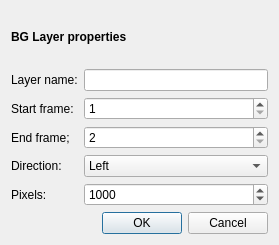
<?xml version="1.0" encoding="UTF-8"?>
<ui version="4.0">
 <class>BG_LayerPropertiesDialog</class>
 <widget class="QDialog" name="BG_LayerPropertiesDialog">
  <property name="geometry">
   <rect>
    <x>0</x>
    <y>0</y>
    <width>279</width>
    <height>245</height>
   </rect>
  </property>
  <property name="windowTitle">
   <string>Dialog</string>
  </property>
  <layout class="QVBoxLayout" name="verticalLayout">
   <item>
    <widget class="QLabel" name="label">
     <property name="font">
      <font>
       <bold>true</bold>
      </font>
     </property>
     <property name="text">
      <string>BG Layer properties</string>
     </property>
    </widget>
   </item>
   <item>
    <layout class="QGridLayout" name="gridLayout">
     <item row="0" column="0">
      <widget class="QLabel" name="labLayerName">
       <property name="text">
        <string>Layer name:</string>
       </property>
      </widget>
     </item>
     <item row="0" column="1">
      <widget class="QLineEdit" name="leLayerName"/>
     </item>
     <item row="1" column="0">
      <widget class="QLabel" name="labStartFrame">
       <property name="text">
        <string>Start frame:</string>
       </property>
      </widget>
     </item>
     <item row="1" column="1">
      <widget class="QSpinBox" name="spinBoxStartFrame">
       <property name="minimum">
        <number>1</number>
       </property>
       <property name="maximum">
        <number>9999</number>
       </property>
      </widget>
     </item>
     <item row="2" column="0">
      <widget class="QLabel" name="labEndFrame">
       <property name="text">
        <string>End frame;</string>
       </property>
      </widget>
     </item>
     <item row="2" column="1">
      <widget class="QSpinBox" name="spinBoxEndFrame">
       <property name="minimum">
        <number>2</number>
       </property>
       <property name="maximum">
        <number>9999</number>
       </property>
      </widget>
     </item>
     <item row="3" column="0">
      <widget class="QLabel" name="labDirection">
       <property name="text">
        <string>Direction:</string>
       </property>
      </widget>
     </item>
     <item row="3" column="1">
      <widget class="QComboBox" name="comboBoxDirection">
       <item>
        <property name="text">
         <string>Left</string>
        </property>
       </item>
       <item>
        <property name="text">
         <string>Right</string>
        </property>
       </item>
       <item>
        <property name="text">
         <string>Up</string>
        </property>
       </item>
       <item>
        <property name="text">
         <string>Down</string>
        </property>
       </item>
      </widget>
     </item>
     <item row="4" column="0">
      <widget class="QLabel" name="labPixels">
       <property name="text">
        <string>Pixels:</string>
       </property>
      </widget>
     </item>
     <item row="4" column="1">
      <widget class="QSpinBox" name="spinBoxPixels">
       <property name="minimum">
        <number>1</number>
       </property>
       <property name="maximum">
        <number>99999</number>
       </property>
       <property name="value">
        <number>1000</number>
       </property>
      </widget>
     </item>
    </layout>
   </item>
   <item>
    <widget class="QDialogButtonBox" name="buttonBox">
     <property name="orientation">
      <enum>Qt::Horizontal</enum>
     </property>
     <property name="standardButtons">
      <set>QDialogButtonBox::Cancel|QDialogButtonBox::Ok</set>
     </property>
    </widget>
   </item>
  </layout>
 </widget>
 <resources/>
 <connections>
  <connection>
   <sender>buttonBox</sender>
   <signal>accepted()</signal>
   <receiver>BG_LayerPropertiesDialog</receiver>
   <slot>accept()</slot>
   <hints>
    <hint type="sourcelabel">
     <x>248</x>
     <y>254</y>
    </hint>
    <hint type="destinationlabel">
     <x>157</x>
     <y>274</y>
    </hint>
   </hints>
  </connection>
  <connection>
   <sender>buttonBox</sender>
   <signal>rejected()</signal>
   <receiver>BG_LayerPropertiesDialog</receiver>
   <slot>reject()</slot>
   <hints>
    <hint type="sourcelabel">
     <x>316</x>
     <y>260</y>
    </hint>
    <hint type="destinationlabel">
     <x>286</x>
     <y>274</y>
    </hint>
   </hints>
  </connection>
 </connections>
</ui>
